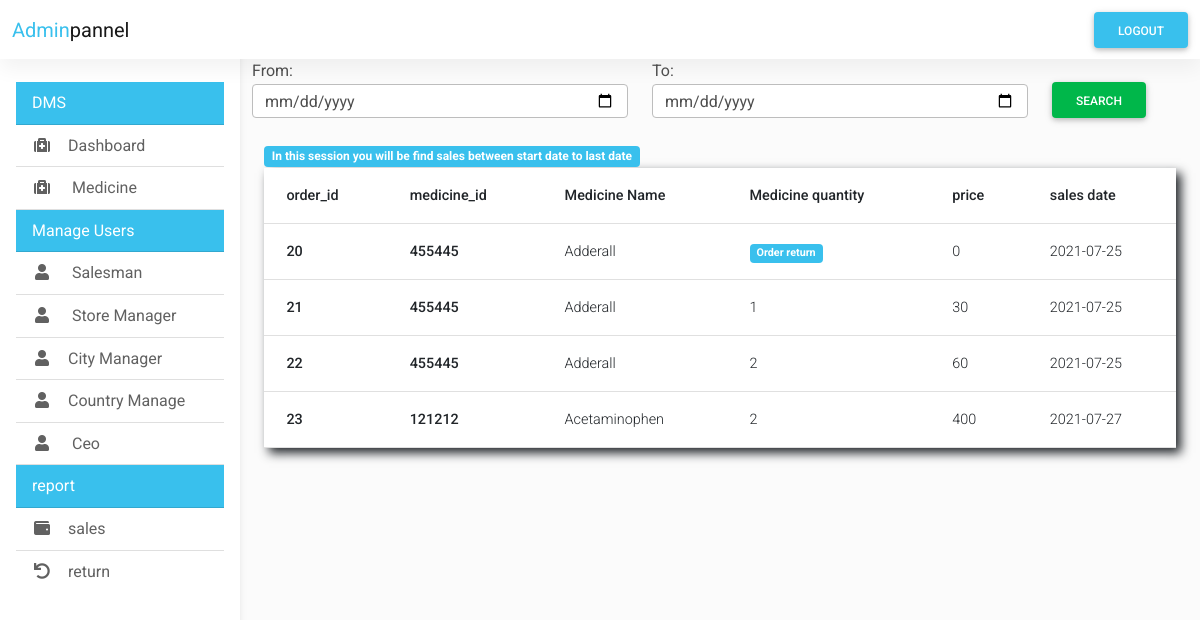
Page /admin/sales.php (signed in) on the earlier database version.
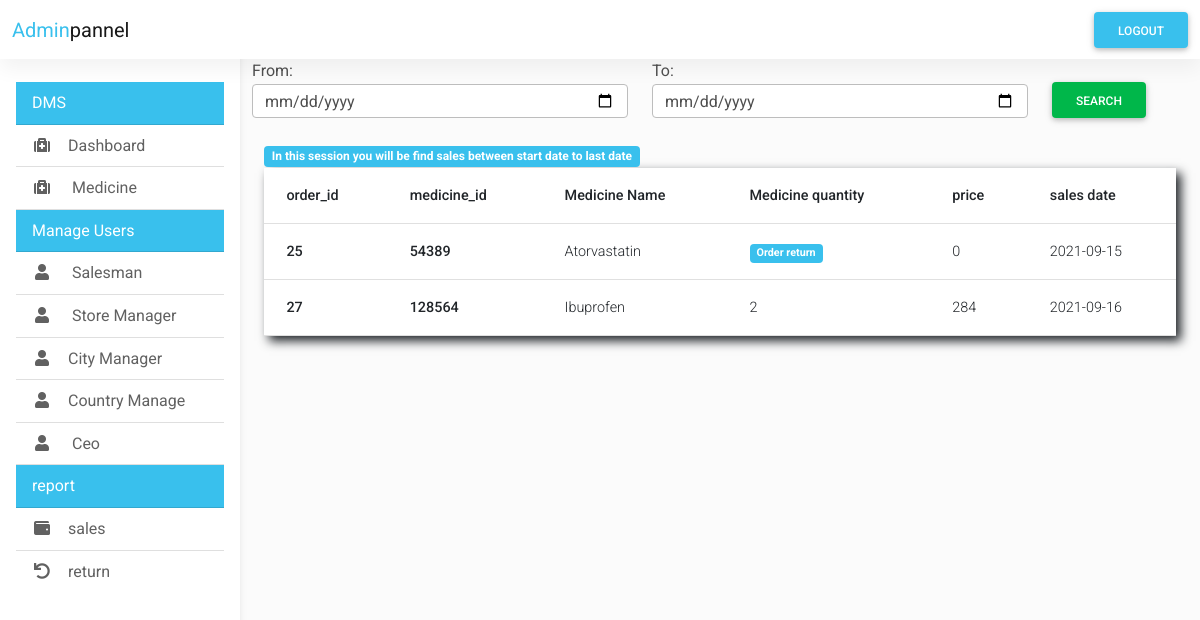
Same page on the later database version.
### tables this page shows
CREATE TABLE `sales_medicine` (
  `id` int(11) NOT NULL,
  `sm_name` text NOT NULL,
  `sm_price` int(250) NOT NULL,
  `sm_sale_price` int(250) DEFAULT NULL,
  `sm_qty` int(250) NOT NULL,
  `sm_id` int(250) NOT NULL,
  `salesman_id` int(250) NOT NULL,
  `created_at` date NOT NULL DEFAULT current_timestamp()
);

### admin/sales.php (the view)
<?php
include "./layouts/header.php";
include "./layouts/navbar.php";
?>
<main style="margin-top: 58px">
<div class="container " >
    <form action="<?php echo $_SERVER['PHP_SELF']; ?>" method="post">
<div class="row mt-10px">
    <div class="col-md-5 " >
    <label for="">From: </label>
        <input type="date" name="date_1" class="form-control "   />
    </div>
    <div class="col-md-5">
        <label for="">To:</label>
        <input type="date" name="date_2" class="form-control"  />
    </div>
    <div class="col-md-1">
        <button type="submit" class="btn btn-success mt-4" name="btnseach" style="width: fit-content;margin-top:20px">search</button>
    </div>
    </form>
</div>
  <div class="container pt-4">
    <section>
      <div class="row">
        <div class="col-xl-12 col-sm-10 col-12 mb-4">
        <span  class='badge badge-primary bg-info' >In this session you will be find sales  between start date to last date  </span>          <table class="table">
            <thead>
              <tr>
                <th scope="col">order_id</th>
                <th scope="col">medicine_id</th>
                <th scope="col">Medicine Name</th>
                <th scope="col">Medicine quantity</th>
                <th scope="col">price</th>
                <th scope="col">sales date</th>
              </tr>
            </thead>
            <tbody>
            <?php
              if(isset($_POST['btnseach'])){
                $date_1=$_POST["date_1"];
                $date_2=$_POST["date_2"];
                $sql = "SELECT * FROM sales_medicine   where created_at between   '$date_1'  AND   '$date_2'";
            }else{
                $sql = "SELECT * FROM sales_medicine ";
            }
                        $result = $connect->query($sql);
                        if ($result->num_rows > 0) {
                            while ($row = $result->fetch_assoc()) {
                            ?>
                                <tr>
                                    <th scope="row"><?php echo $row['id']; ?></th>
                                    <th scope="row"><?php echo $row['sm_id']; ?></th>
                                    <td><?php echo $row['sm_name']; ?></td>
                                    <td><?php if($row['sm_qty']==0){
                                      echo "<span class='badge badge-primary bg-info'>Order return</span>";
                                    }else{
                                        echo $row['sm_qty'];
                                        } ?></td>
                                    <td><?php echo $row['sm_price']; ?></td>
                                    <td><?php echo $row['created_at']; ?></td>
                                </tr>
                    <?php
                            }
                        }else{
                          echo" <td >no result found according to this search</td>";
                        }
                    ?>
            </tbody>
          </table>
        </div>
      </div>
    </section>
  </div>
</main>
<?php
include "./layouts/footer.php";
?>

Differences in the rows shown:
removed sales_medicine: id "20", sm "455445", sm_name "Adderall", sm_qty "Order return", sm_price "0", created_at "2021-07-25"
removed sales_medicine: id "21", sm "455445", sm_name "Adderall", sm_qty "1", sm_price "30", created_at "2021-07-25"
removed sales_medicine: id "22", sm "455445", sm_name "Adderall", sm_qty "2", sm_price "60", created_at "2021-07-25"
removed sales_medicine: id "23", sm "121212", sm_name "Acetaminophen", sm_qty "2", sm_price "400", created_at "2021-07-27"
added sales_medicine: id "25", sm "54389", sm_name "Atorvastatin", sm_qty "Order return", sm_price "0", created_at "2021-09-15"
added sales_medicine: id "27", sm "128564", sm_name "Ibuprofen", sm_qty "2", sm_price "284", created_at "2021-09-16"
